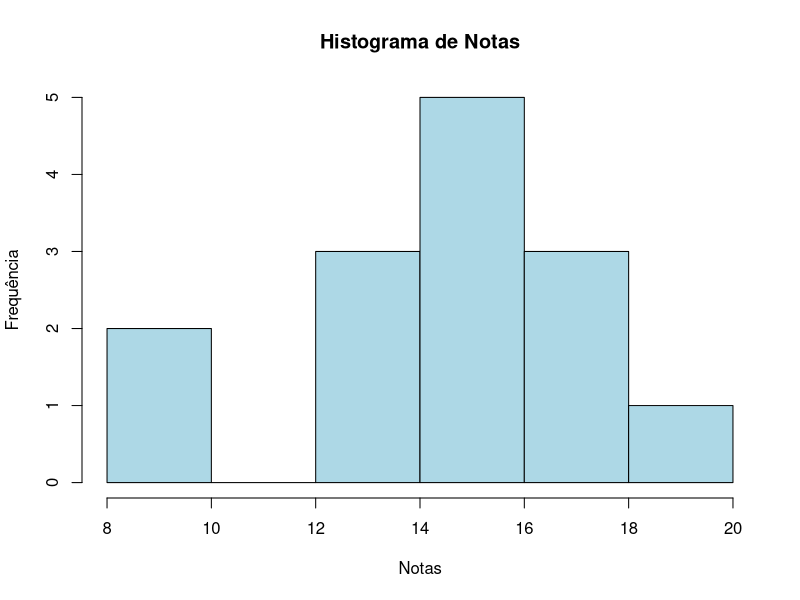
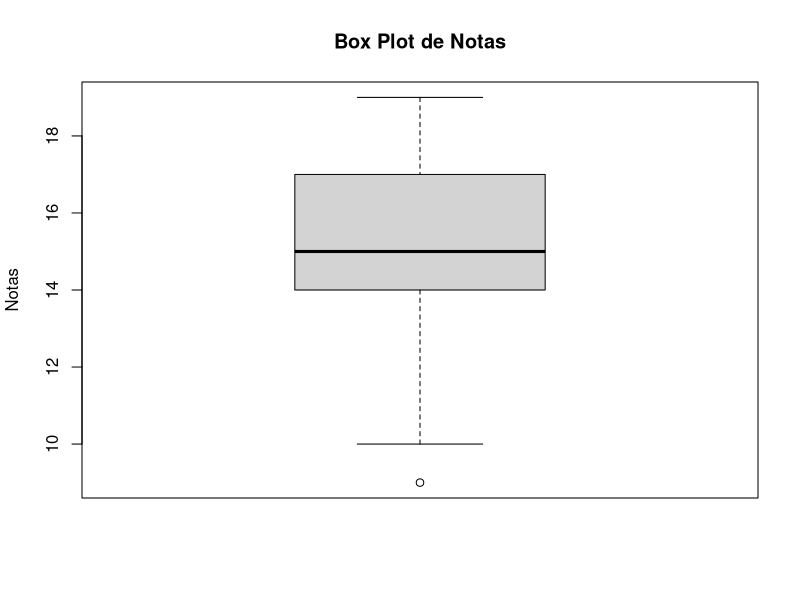

Write the R code that produced these figures, in order.
# Defina o vetor de notas
notas <- c(9, 15, 15, 17, 14, 16, 19, 10, 14, 15, 18, 16, 13, 17)

# 1) Tabela de frequências
tabela_freq <- table(notas)
print(tabela_freq)

# 2) Média
media <- mean(notas)
print(paste("Média:", media))

# Mediana
mediana <- median(notas)
print(paste("Mediana:", mediana))

# Desvio padrão
desvio_padrao <- sd(notas)
print(paste("Desvio Padrão:", desvio_padrao))

# Mínimo
minimo <- min(notas)
print(paste("Mínimo:", minimo))

# Máximo
maximo <- max(notas)
print(paste("Máximo:", maximo))

# Amplitude total
amplitude_total <- diff(range(notas))
print(paste("Amplitude Total:", amplitude_total))

# Quartis
quartis <- quantile(notas, probs = c(0.25, 0.5, 0.75))
print(paste("1º Quartil (Q1):", quartis[1]))
print(paste("2º Quartil (Mediana):", quartis[2]))
print(paste("3º Quartil (Q3):", quartis[3]))

# Quantil de 45%
quantil_45 <- quantile(notas, probs = 0.45)
print(paste("Quantil de 45%:", quantil_45))

# 3) Histograma
hist(notas, main = "Histograma de Notas", xlab = "Notas", ylab = "Frequência", col = "lightblue")

# Box-plot
boxplot(notas, main = "Box Plot de Notas", ylab = "Notas")


